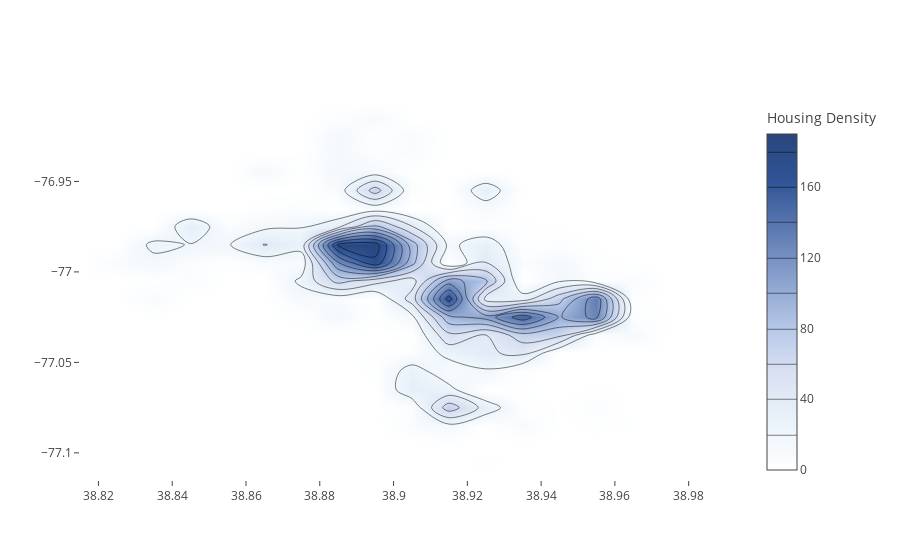
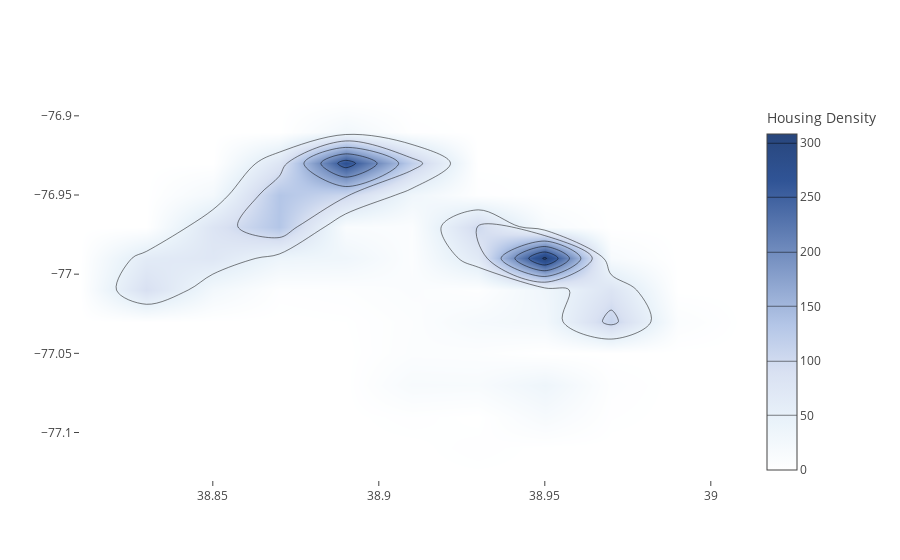
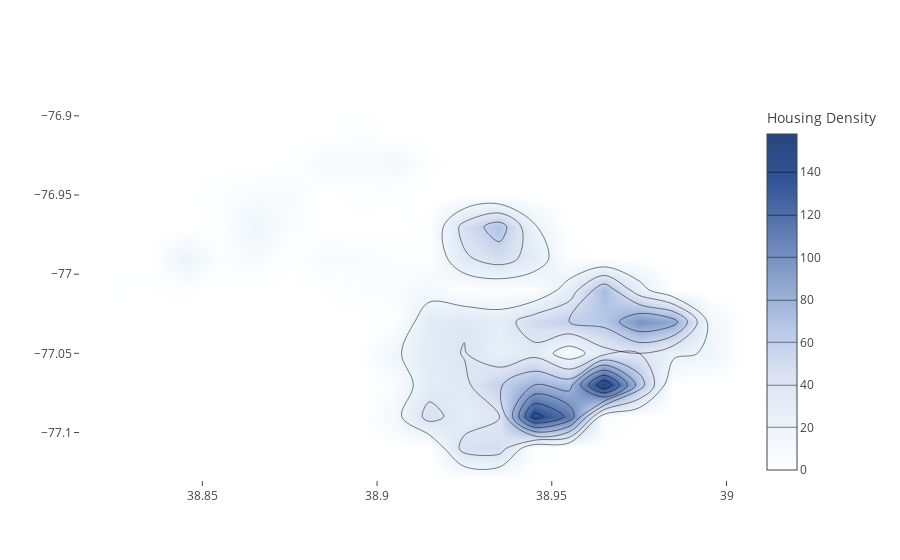
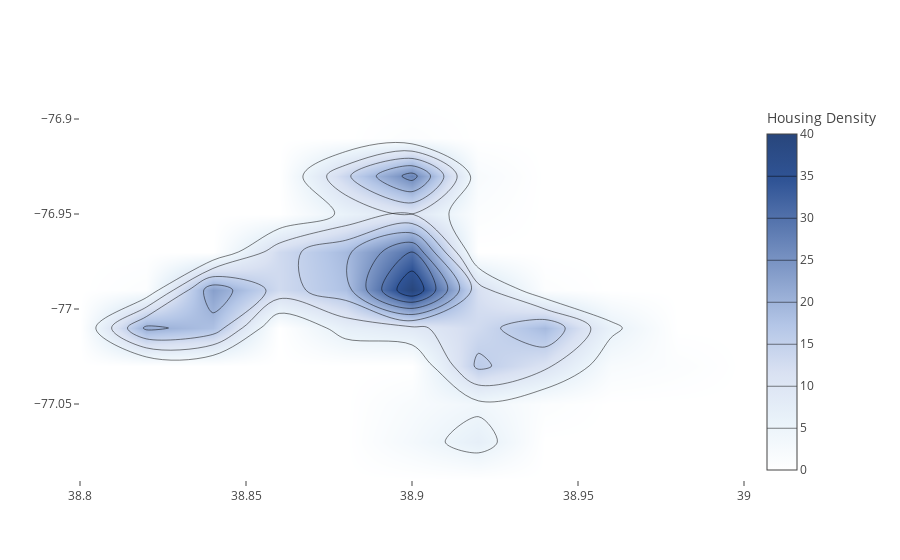

Notebook cell for these charts, in order:
### Markdown cell above
### K-means  
From above we can see that three models we compared performed similarly when evaluating them based on the silhouette scores and a visual inspection of the clusters. As no model appeared to perform noticeably better than the others we have decided to move forward with the K-means model. In this section we will more thoroughly evaluate the clusters and assess if the groupings make sense based on the feature differences between the clusters.

### Code cell
for c in range(n_clusters):
    data = clus[clus.cluster == c]
    print("Plot of Cluster %d" % c)
    x = data.LATITUDE
    y = data.LONGITUDE
    iplot([go.Histogram2dContour(x=x, y=y,
                                 colorscale=[[0.0,'rgb(255,255,255)'],[0.14, 'rgb(234,243,250)'],
                                                      [0.29, 'rgb(217,225,242)'],[0.43, 'rgb(180,198,231)'],
                                                      [0.86, 'rgb(48,84,150)'],[1, 'rgb(40,70,124)']],
                                 contours=dict(coloring='heatmap'),colorbar=dict(title='Housing Density'))],show_link=False)

### Figure 1 — Plotly figure (JSON) as saved in the notebook; plotly's stock layout.template omitted (floating-point values rounded to 4 significant figures; data arrays with more than 128 entries replaced by an {"elided": "..."} marker saying what was removed)
{"data": [{"colorbar": {"title": "Housing Density"}, "colorscale": [[0, "rgb(255,255,255)"], [0.14, "rgb(234,243,250)"], [0.29, "rgb(217,225,242)"], [0.43, "rgb(180,198,231)"], [0.86, "rgb(48,84,150)"], [1, "rgb(40,70,124)"]], "contours": {"coloring": "heatmap"}, "type": "histogram2dcontour", "uid": "d62150a4-098b-4028-b2ce-a3dfc3bb46f1", "x": {"elided": "3815 float values"}, "y": {"elided": "3815 float values"}}], "layout": {}}

### Figure 2 — Plotly figure (JSON) as saved in the notebook; plotly's stock layout.template omitted (floating-point values rounded to 4 significant figures; data arrays with more than 128 entries replaced by an {"elided": "..."} marker saying what was removed)
{"data": [{"colorbar": {"title": "Housing Density"}, "colorscale": [[0, "rgb(255,255,255)"], [0.14, "rgb(234,243,250)"], [0.29, "rgb(217,225,242)"], [0.43, "rgb(180,198,231)"], [0.86, "rgb(48,84,150)"], [1, "rgb(40,70,124)"]], "contours": {"coloring": "heatmap"}, "type": "histogram2dcontour", "uid": "8b6f0c97-ae7d-44cc-8207-b464405cc3a1", "x": {"elided": "2301 float values"}, "y": {"elided": "2301 float values"}}], "layout": {}}

### Figure 3 — Plotly figure (JSON) as saved in the notebook; plotly's stock layout.template omitted (floating-point values rounded to 4 significant figures; data arrays with more than 128 entries replaced by an {"elided": "..."} marker saying what was removed)
{"data": [{"colorbar": {"title": "Housing Density"}, "colorscale": [[0, "rgb(255,255,255)"], [0.14, "rgb(234,243,250)"], [0.29, "rgb(217,225,242)"], [0.43, "rgb(180,198,231)"], [0.86, "rgb(48,84,150)"], [1, "rgb(40,70,124)"]], "contours": {"coloring": "heatmap"}, "type": "histogram2dcontour", "uid": "f2097379-3b46-4cab-8659-8a03a24abe98", "x": {"elided": "2337 float values"}, "y": {"elided": "2337 float values"}}], "layout": {}}

### Figure 4 — Plotly figure (JSON) as saved in the notebook; plotly's stock layout.template omitted (floating-point values rounded to 4 significant figures; data arrays with more than 128 entries replaced by an {"elided": "..."} marker saying what was removed)
{"data": [{"colorbar": {"title": "Housing Density"}, "colorscale": [[0, "rgb(255,255,255)"], [0.14, "rgb(234,243,250)"], [0.29, "rgb(217,225,242)"], [0.43, "rgb(180,198,231)"], [0.86, "rgb(48,84,150)"], [1, "rgb(40,70,124)"]], "contours": {"coloring": "heatmap"}, "type": "histogram2dcontour", "uid": "c493a49f-12ba-4c57-b99b-39f4d552d9c0", "x": {"elided": "371 float values"}, "y": {"elided": "371 float values"}}], "layout": {}}
